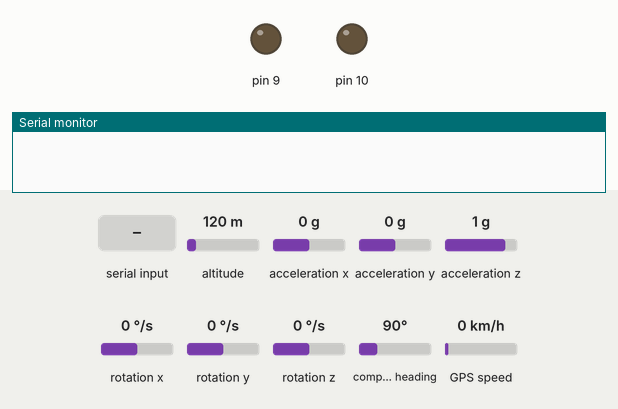
The sketch below on a simulated Arduino Uno, built with avr-gcc and run on an emulated ATmega328P. Parts: output pins drawn as LEDs (lit = HIGH), the last lines printed to the serial monitor. Wiring (inferred from the names in the program): HMC5883L compass at I2C address 0x1E; MPU-6050 motion sensor at I2C address 0x68. Dashed ring = blinking. Inputs (shaded band) come from the test bench; at power-on: altitude 120 m, acceleration x 0 g, acceleration y 0 g, acceleration z 1 g, rotation x 0 °/s, rotation y 0 °/s, rotation z 0 °/s, compass heading 90°, GPS speed 0 km/h. The GPS gets a fix after 3 s at 37.7749, -122.4194 with 8 satellites.

Above: at 1.2 s.
1.3 s: "4" received over Serial
At 2.35 s:
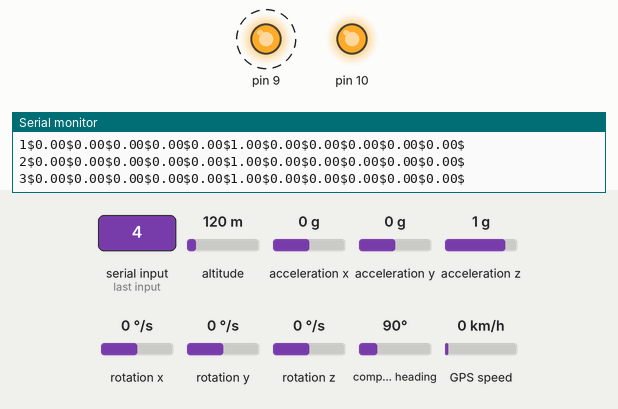
Timing chart, 0 to 10.3 s (numbered marks = the images above; inputs shaded):
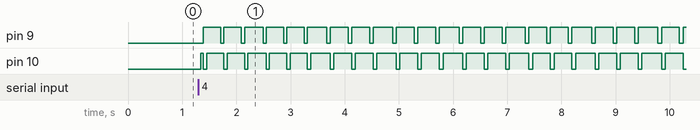

The sketch:

Free_inertial_navigation_system.ino
```cpp
//Перечень адресов
#define MPU                         0x68
#define MPU6050_RA_ACCEL_XOUT_H     0x3B
#define HMC5883L_DEFAULT_ADDRESS    0x1E
#define HMC5883L_RA_DATAX_H         0x03
#define HMC5883L_RA_DATAZ_H         0x05
#define HMC5883L_RA_DATAY_H         0x07

#include <TinyGPS.h>
#include <Wire.h>
#include <SoftwareSerial.h>
#include "I2Cdev.h"
#include "MPU6050_6Axis_MotionApps20.h"

//Результирующие переменные гироскопов, акселерометров и магнитометров
float GyX = 0;
float GyY = 0;
float GyZ = 0;
float AcX = 0;
float AcY = 0;
float AcZ = 0;
float MgX = 0;
float MgY = 0;
float MgZ = 0;

//Широта и долгота в формате char для максимально возможной дочности
float Lat;
float Lon;

int pass = 0;       //Количество настраиваний датчиков

MPU6050        mpu (0x68);       //Обьект класса MPU6050
TinyGPS        gps;              //Обьект класса TinyGPSPlus
SoftwareSerial SerialGPS (6, 5); //Обьект класса SoftwareSerial

void setup () {
  //Настройка пинов для мультиплексора
  pinMode (9, OUTPUT);
  pinMode (10, OUTPUT);

  //Инициализация шины
  Wire.begin ();

  //Инициализайия порта
  Serial.begin (9600);

  //Инициализация GPS
  SerialGPS.begin (9600);
}

void loop () {

  /*0 LOW LOW*/
  /*1 HIGH HIGH ДЛИННЫЙ ПРОВОД*/
  /*2 HIGH LOW ОРТОГОНАЛЬНЫЙ*/
  /*3 LOW HIGH*/

  char com;
  byte pin9;
  byte pin10;
  while (Serial.available () > 0) {
    com = Serial.read ();
    switch (com) {
      case '0': {
        pin9 = LOW;
        pin10 = LOW;
        digitalWrite (9, pin9);
        digitalWrite (10, pin10);
        calib (0);
      }
      break;
      case '1': {
        pin9 = HIGH;
        pin10 = HIGH;
        digitalWrite (9, pin9);
        digitalWrite (10, pin10);
        calib (1);
      }
      break;
      case '2': {
        pin9 = HIGH;
        pin10 = LOW;
        digitalWrite (9, pin9);
        digitalWrite (10, pin10);
        calib (2);
      }
      break;
      case '3': {
        pin9 = LOW;
        pin10 = HIGH;
        digitalWrite (9, pin9);
        digitalWrite (10, pin10);
        calib (3);
      }
      break;
      case '4':
      while (1) start ();
      break;
    }
  }
}

//Запуск датчиков
void start () {
 unsigned long t_now = millis();
 while (SerialGPS.available () > 0) {
  if (gps.encode (SerialGPS.read ())) {
    gps.f_get_position (&Lat, &Lon);
  }
}

byte pin9  = LOW;
byte pin10 = LOW;

int num  = 0;
for (int i = 0; i < 2; i++) {
  for (int j = 0; j < 2; j++) {
    if (i == 0) pin9 = LOW;
    else pin9 = HIGH;
    if (j == 0) pin10 = LOW;
    else pin10 = HIGH;
    digitalWrite (9, pin9);
    digitalWrite (10, pin10);
    getMotion (&AcX, &AcY, &AcZ, &GyX, &GyY, &GyZ, &MgX, &MgY, &MgZ);
    Print (num);
    num++;
  }
}
  //PrintGPS ();
delay (200);
}

//Калибровка
void calib (int num) {
  mpu.initialize();
  switch(num) {
    case 1:
    mpu.setXGyroOffset(93);
    mpu.setYGyroOffset(-15);
    mpu.setZGyroOffset(30);
    mpu.setXAccelOffset(-2500);
    mpu.setYAccelOffset(1783);
    mpu.setZAccelOffset(877);
    break;
    case 2:
    mpu.setXGyroOffset(93);
    mpu.setYGyroOffset(-15);
    mpu.setZGyroOffset(30);
    mpu.setXAccelOffset(-2500);
    mpu.setYAccelOffset(1783);
    mpu.setZAccelOffset(877);
    break;
    case 3:
    mpu.setXGyroOffset(93);
    mpu.setYGyroOffset(-15);
    mpu.setZGyroOffset(30);
    mpu.setXAccelOffset(-2500);
    mpu.setYAccelOffset(1783);
    mpu.setZAccelOffset(877);
    break;
  }
}

//Вспомогательная функция -> configMPU()
void set_mpu_axis (int mode, byte address) {
 mpu.setSlaveAddress         (mode, HMC5883L_DEFAULT_ADDRESS | 0x80);
 mpu.setSlaveRegister        (mode, address);
 mpu.setSlaveEnabled         (mode, true);
 mpu.setSlaveWordByteSwap    (mode, false);
 mpu.setSlaveWriteMode       (mode, false);
 mpu.setSlaveWordGroupOffset (mode, false);
 mpu.setSlaveDataLength      (mode, 2);
}

//Настройка датчиков для работы магнитометра
void configMPU () {
  mpu.setI2CMasterModeEnabled (0);
  mpu.setI2CBypassEnabled     (1);
  Wire.beginTransmission      (HMC5883L_DEFAULT_ADDRESS);
  Wire.write (0x02);
  Wire.write (0x00);
  Wire.endTransmission ();
  delay (5);

  Wire.beginTransmission (HMC5883L_DEFAULT_ADDRESS);
  Wire.write (0x00);
  Wire.write (B00011000);
  Wire.endTransmission ();
  delay (5);

  mpu.setI2CBypassEnabled (0);

  set_mpu_axis (0, HMC5883L_RA_DATAX_H);
  set_mpu_axis (1, HMC5883L_RA_DATAY_H);
  set_mpu_axis (2, HMC5883L_RA_DATAZ_H);

  mpu.setI2CMasterModeEnabled (1);
}

//Масштабирование акселерометров
float scaleAccel (int16_t accel_) {
  return (float) (accel_/16384);
}

//Масштабирование гироскопов
float scaleGyro (int16_t gyro_) {
  return (float) (gyro_/131);
}

void getMotion (float* Ax_, float* Ay_, float* Az_, float* Gx_, float* Gy_, float* Gz_, float* Mx_, float* My_, float* Mz_) {
  //Настройка должна проводится только раз для каждого датчика
  if (pass < 4) {
    configMPU ();
    pass++;
  }
  uint8_t buffer[14];
  Wire.beginTransmission (MPU);
  Wire.write (0x6B);
  Wire.write (0);
  Wire.endTransmission (true);
  I2Cdev::readBytes (MPU, MPU6050_RA_ACCEL_XOUT_H, 14, buffer);
  int16_t ax = (((int16_t)buffer[0]) << 8)  | buffer[1];
  int16_t ay = (((int16_t)buffer[2]) << 8)  | buffer[3];
  int16_t az = (((int16_t)buffer[4]) << 8)  | buffer[5];
  int16_t gx = (((int16_t)buffer[8]) << 8)  | buffer[9];
  int16_t gy = (((int16_t)buffer[10]) << 8) | buffer[11];
  int16_t gz = (((int16_t)buffer[12]) << 8) | buffer[13];
  int16_t mx = mpu.getExternalSensorWord (0);
  int16_t my = mpu.getExternalSensorWord (2);
  int16_t mz = mpu.getExternalSensorWord (4);
  *Ax_ = scaleAccel (ax);
  *Ay_ = scaleAccel (ay);
  *Az_ = scaleAccel (az);
  *Gx_ = scaleGyro  (gx);
  *Gy_ = scaleGyro  (gy);
  *Gz_ = scaleGyro  (gz);
  *Mx_ = mx;
  *My_ = my;
  *Mz_ = mz;
}

void Print (int num_) {
  Serial.print (num_); Serial.print ("$");
  Serial.print (GyX);  Serial.print ("$"); Serial.print (GyY); Serial.print ("$"); Serial.print (GyZ); Serial.print ("$");
  Serial.print (AcX);  Serial.print ("$"); Serial.print (AcY); Serial.print ("$"); Serial.print (AcZ); Serial.print ("$");
  Serial.print (MgX);  Serial.print ("$"); Serial.print (MgY); Serial.print ("$"); Serial.print (MgZ); Serial.print ("$");
  Serial.print (Lat);  Serial.print ("$"); Serial.print (Lon); Serial.println ("$");
}

void PrintGPS () {
 Serial.print   (Lat == TinyGPS::GPS_INVALID_F_ANGLE ? 0.0 : Lat, 6);
 Serial.print   ("$");
 Serial.println (Lon == TinyGPS::GPS_INVALID_F_ANGLE ? 0.0 : Lon, 6);
}
```

Measured:
- after the input at 1.3 s, pin 9: alternates HIGH for 0.33 s and LOW for 0.07 s, starting after 0.09 s; pin 10: LOW → HIGH at once, then repeats every 0.38 s: LOW 0.06 s, HIGH 0.32 s
